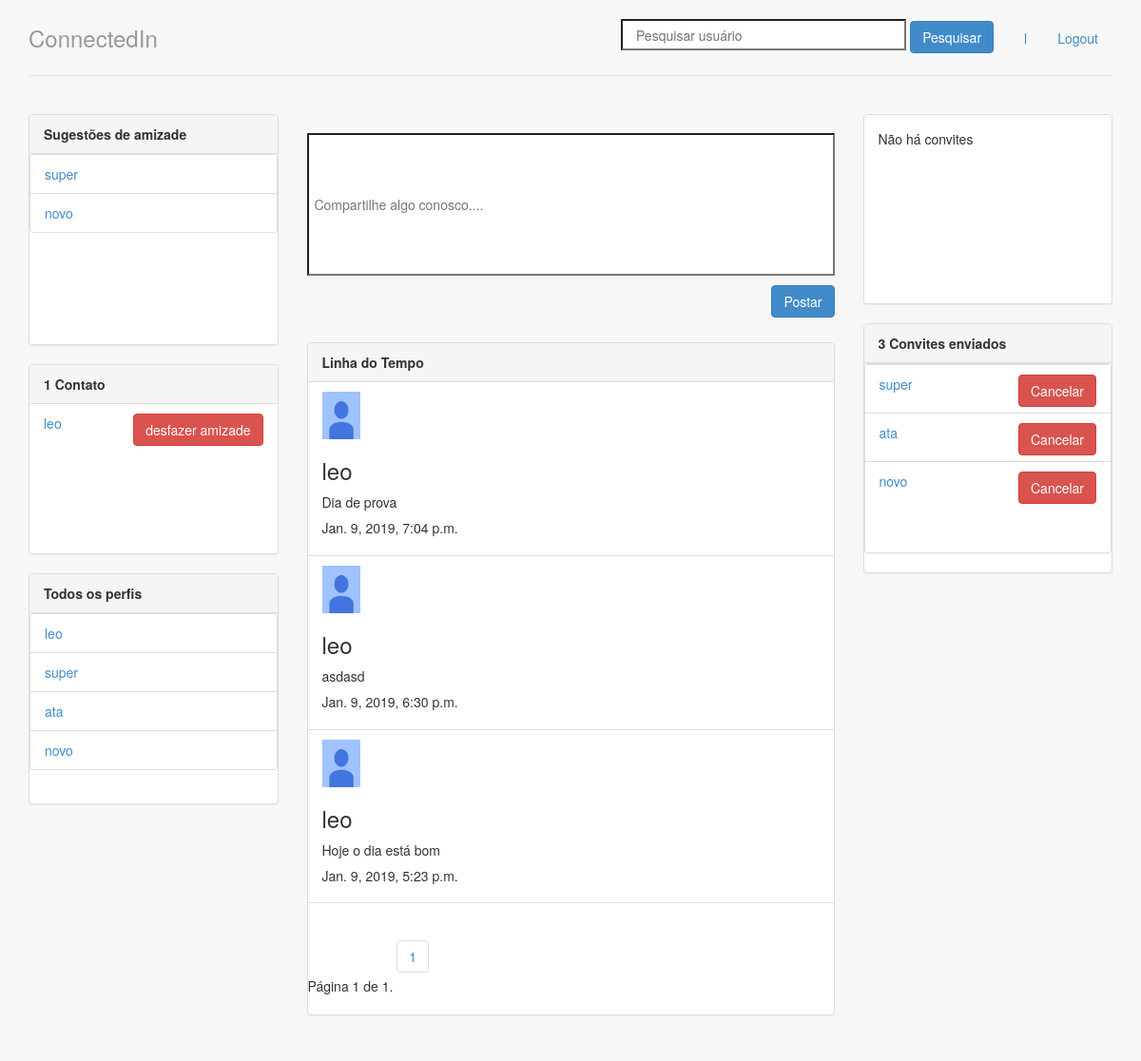
Page / (signed in) on the earlier database version.
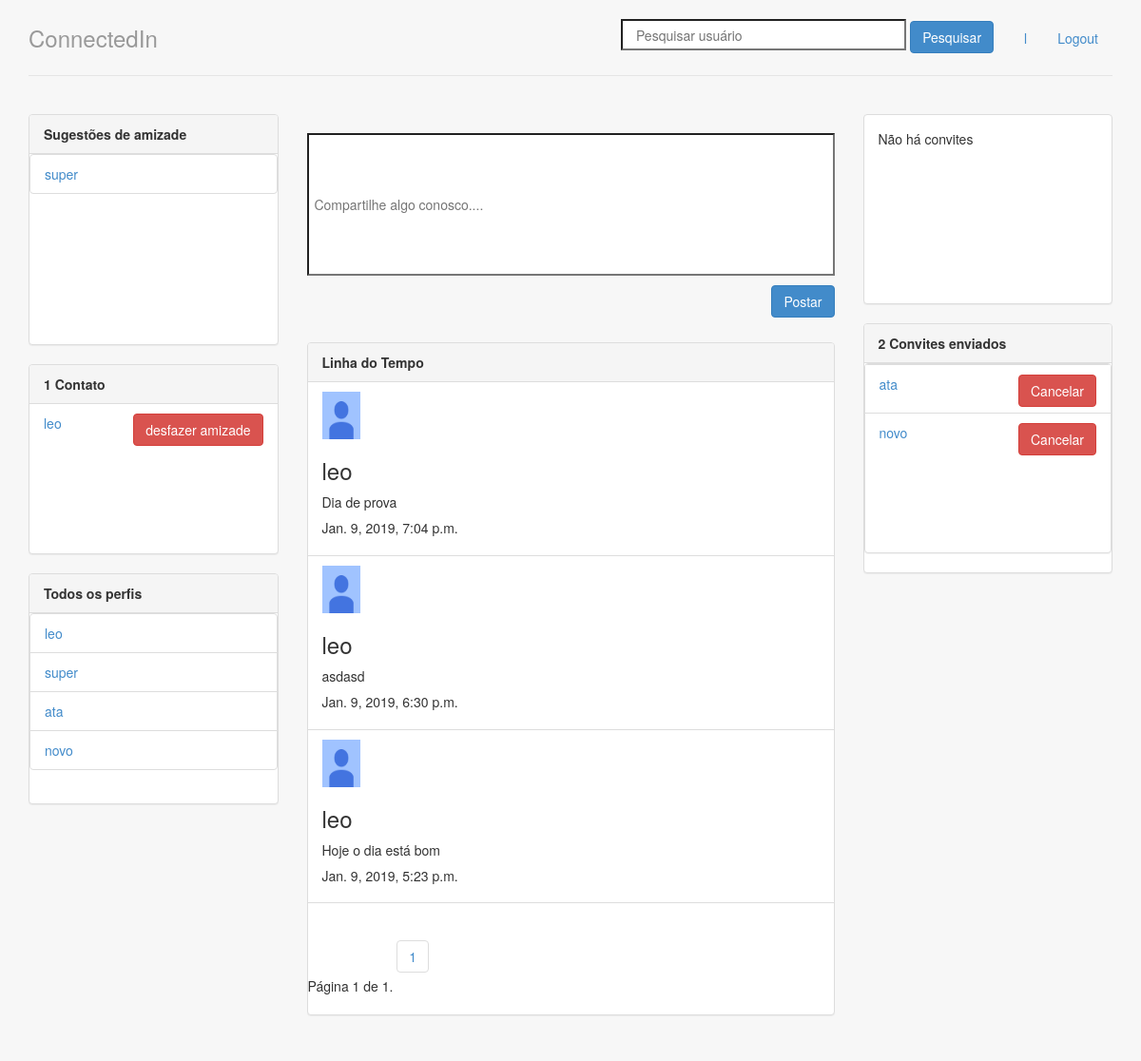
Same page on the later database version.
### perfis/models.py (models this page shows, shortened)
class Perfil(models.Model):
    nome = models.CharField(max_length=255, null=False)
    telefone = models.CharField(max_length=15, null=False)
    nome_empresa = models.CharField(max_length=255, null=False)
    contatos = models.ManyToManyField('self', related_name = 'meus_contatos')
    contatos_bloqueados = models.ManyToManyField('self', related_name = 'meus_contatos_bloqueados', symmetrical=False, through='Bloqueio')
    usuario = models.OneToOneField(User, related_name="perfil", on_delete = models.CASCADE)
    foto_perfil = models.ImageField(upload_to='fotos_perfis', null=True, blank = True)
    @property
    def superuser(self):
        return self.usuario.is_superuser
    @property
    def meus_bloqueios(self):
        bloqueio = Bloqueio.objects.filter(bloqueador=self)
        return bloqueio
    def bloqueados(self):
        lista_bloqueados = []
        for i in self.meus_bloqueios:
            lista_bloqueados.append(i.bloqueado)
        return lista_bloqueados
    def contatos_nao_bloqueados(self):
        perfis_nao_bloqueados = []
        perfis_me_bloquearam = Bloqueio.objects.filter(bloqueado=self)
        ids_perfis_me_bloquearam = []
        for perfil in perfis_me_bloquearam:
            ids_perfis_me_bloquearam.append(perfil.bloqueador.id)
        for i in Perfil.objects.all():
            if i.id not in ids_perfis_me_bloquearam and i not in self.meus_bloqueios.all():
                perfis_nao_bloqueados.append(i)
        return perfis_nao_bloqueados
    def __str__(self):
        return self.nome

class Postagem(models.Model):
    dono = models.ForeignKey(Perfil, on_delete=models.CASCADE, related_name='minhas_postagens')
    texto = models.CharField(max_length=400, null=False)
    data_publicacao = models.DateTimeField(auto_now_add=True)
    def __str__(self):
        return self.texto

class Convite(models.Model):
    solicitante = models.ForeignKey(Perfil,on_delete=models.CASCADE,related_name='convites_feitos' )
    convidado = models.ForeignKey(Perfil, on_delete= models.CASCADE, related_name='convites_recebidos')

### perfis/views.py (the view)
# urls.py: path('', views.index,name='index'),
@login_required
def index(request):
	form = PostForm()
	perfil_logado = Perfil.objects.get(id=request.user.perfil.id)
	perfis_nao_bloqueados = perfil_logado.contatos_nao_bloqueados
	page = request.GET.get("page", 1)
	paginator = Paginator(perfil_logado.minha_timeline.get_timeline(), 10)
	total = paginator.count
	try:
		timeline = paginator.page(page)
	except InvalidPage:
		timeline = paginator.page(1)
	contexto = {
		'perfis' : perfis_nao_bloqueados,
		'perfil_logado' : get_perfil_logado(request),
		'form':form,
		'timeline':timeline
		}
	return render(request, 'index.html', contexto)

### perfis/forms.py
class PostForm(forms.Form):
	texto = forms.CharField(required=True)

### perfis/views.py (called while the page is built)
@login_required
def get_perfil_logado(request):
	return request.user.perfil

### timeline/models.py (called while the page is built)
    def get_timeline(self):
        lista_postagens = []
        postagens_ordenadas = Postagem.objects.all()[::-1]
        for i in postagens_ordenadas:
            if i.dono in self.perfil.contatos.all() or i.dono.id == self.perfil.id:
                lista_postagens.append(i)
        return lista_postagens

### perfis/templates/index.html (shortened to what the changed rows need)
{% extends 'base.html' %}
{% block body %}
<div class="row">
    <div class="col-lg-3">
        <div class="panel panel-default">
            {% if perfis %}
            <div style="overflow-y: scroll; height: 200px;">
            <ul class="list-group">
                {% for perfil in perfis %}
                    {% if perfil.nome != perfil_logado.nome and perfil not in perfil_logado.contatos.all and perfil not in perfil_logado.bloqueados %}
                <li class="list-group-item">
                    <a href="{% url 'exibir' perfil.id %}"> {{ perfil.nome }}
                    </a>
                </li>
                {% endif %}
                {% endfor %}
            </ul>
                {% else %}
                <p>Não há perfis cadastrados</p>
                {% endif %}
            </div>
        </div>
        <div class="panel panel-default" style="overflow-y: scroll; height: 200px;">
            {% with total=perfil_logado.contatos.count %}
            {% if total %}
            <ul class="list-group">
                {% for perfil in perfil_logado.contatos.all %}
                <li class="list-group-item">
                    <p><a href="{% url 'exibir' perfil.id %}">
                            {{ perfil }}
                        </a>
                        <a class="btn btn-danger pull-right" href="{% url 'desfazer' perfil.id %}">
                            desfazer amizade
                        </a></p>
                </li>
                {% endfor %}
            </ul>
            {% else %}
            <div class="panel-body">
                Não há contatos :(
            </div>
            {% endif %}
            {% endwith %}
        </div>
         {% if perfil_logado.superuser %}
            <div class="panel panel-default">
            {% if perfis %}
            <div style="overflow-y: scroll; height: 200px;">
            <ul class="list-group">
                {% for perfil in perfis %}
                    {% if perfil.nome != perfil_logado.nome %}
                <li class="list-group-item">
                    <a href="{% url 'exibir' perfil.id %}"> {{ perfil.nome }}
                    </a>
                </li>
                {% endif %}
                {% endfor %}
            </ul>
                {% else %}
                <p>Não há perfis cadastrados</p>
                {% endif %}
        </div>
    </div>
        {% endif %}
    </div>
    <div class="col-lg-6">
        <br>
        <br>
        <br>
        <div class="panel panel-default">
            {% with total=timeline.count %}
            {% if timeline %}
            <ul class="list-group">
                {% for postagem in timeline %}
                <li class="list-group-item">
                    {% if postagem.dono.foto_perfil %}
                        <img src="{{ postagem.dono.foto_perfil.url }}" style="width:40px; height:50px">
                    {% else %}
                        <img src="/static/img/photo.jpg" style="width:40px; height:50px">
                    {% endif %}
                    <h3> {{ postagem.dono }} </h3>
                    <p>{{ postagem }}</p>
                    <h5>{{postagem.data_publicacao}}</h5>
                </li>
                {% endfor %}
                <div class="pagination ">
                {% for i in timeline.paginator.page_range %}
                        <ul class="pagination justify-content-center">
                            <li class="page-item"><a class="page-link" href="?page={{ timeline.i }}{{i}}">{{ i }}</a></li>
                        </ul>
                {% endfor %}
            </div>
            </ul>
            {% else %}
            <div class="panel-body">
                Não há postagens
            </div>
            {% endif %}
            {% endwith %}
        </div>
    </div>
    <div class="col-lg-3">
        <div class="panel panel-default">
            {% with total=perfil_logado.convites_feitos.count %}
            {% if total %}
            <div class="panel-heading">
                <strong> {{ total }}
                    Convite{{ total|pluralize }} enviado{{ total|pluralize }}</strong>
            </div>
            <div class="panel panel-default" style="overflow-y: scroll; height: 200px;">
            <ul class="list-group">
                {% for convite in perfil_logado.convites_feitos.all %}
                <li class="list-group-item">
                    <p>
                        <a href="{% url 'exibir' convite.convidado.id %}">
                            {{convite.convidado.nome}}
                        </a>
                        <a class="btn btn-danger pull-right" href="{% url 'recusar' convite.id %}">Cancelar</a>
                </li>
                {% endfor %}
            </ul>
            {% else %}
            <div class="panel-body">
                Não há convites
            </div>
            {% endif %}
            {% endwith %}
        </div>
        </div>
    </div>
</div>
{% endblock %}

Differences in the rows shown:
no longer on one of the page's lists (row unchanged): Perfil: nome "novo"
removed Convite: convidado.nome "super"
Other differences:
{{ total }}: "3" → "2"
